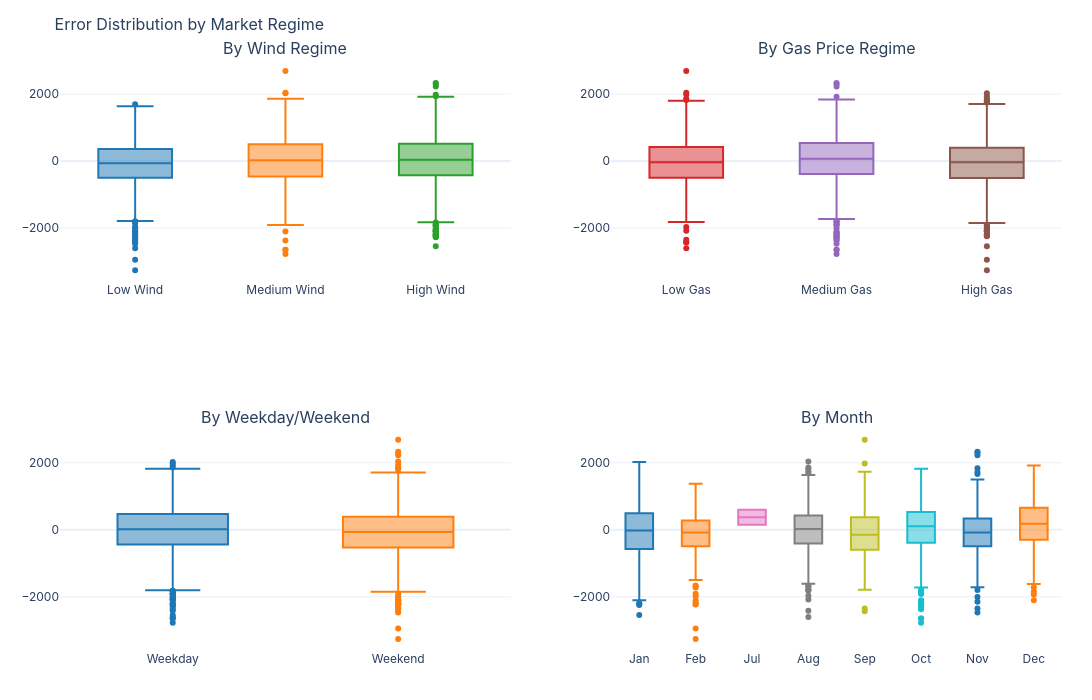

The notebook cell saved with this chart:
### Code cell
# Box plots of errors by regime
fig = make_subplots(rows=2, cols=2,
                    subplot_titles=['By Wind Regime', 'By Gas Price Regime',
                                   'By Weekday/Weekend', 'By Month'])

# Wind
for i, regime in enumerate(['Low Wind', 'Medium Wind', 'High Wind']):
    sub = df[df['wind_regime'] == regime]
    fig.add_trace(go.Box(y=sub['error'], name=regime, marker_color=PALETTE[i],
                         showlegend=False), row=1, col=1)

# Gas
for i, regime in enumerate(['Low Gas', 'Medium Gas', 'High Gas']):
    sub = df[df['gas_regime'] == regime]
    fig.add_trace(go.Box(y=sub['error'], name=regime, marker_color=PALETTE[i+3],
                         showlegend=False), row=1, col=2)

# Day type
for i, dt in enumerate(['Weekday', 'Weekend']):
    sub = df[df['day_type'] == dt]
    fig.add_trace(go.Box(y=sub['error'], name=dt, marker_color=PALETTE[i],
                         showlegend=False), row=2, col=1)

# Month
for m in sorted(df['month'].unique()):
    sub = df[df['month'] == m]
    fig.add_trace(go.Box(y=sub['error'], name=pd.Timestamp(2024, m, 1).strftime('%b'),
                         marker_color=PALETTE[(m-1) % len(PALETTE)],
                         showlegend=False), row=2, col=2)

apply_layout(fig, title='Error Distribution by Market Regime', height=700, width=1100)
fig.show()

### Figure 1 — Plotly figure (JSON) as saved in the notebook; plotly's stock layout.template omitted (floating-point values rounded to 4 significant figures; data arrays with more than 128 entries replaced by an {"elided": "..."} marker saying what was removed)
{"data": [{"marker": {"color": "#1f77b4"}, "name": "Low Wind", "showlegend": false, "type": "box", "xaxis": "x", "y": {"elided": "1689 float values"}, "yaxis": "y"}, {"marker": {"color": "#ff7f0e"}, "name": "Medium Wind", "showlegend": false, "type": "box", "xaxis": "x", "y": {"elided": "1688 float values"}, "yaxis": "y"}, {"marker": {"color": "#2ca02c"}, "name": "High Wind", "showlegend": false, "type": "box", "xaxis": "x", "y": {"elided": "1688 float values"}, "yaxis": "y"}, {"marker": {"color": "#d62728"}, "name": "Low Gas", "showlegend": false, "type": "box", "xaxis": "x2", "y": {"elided": "1704 float values"}, "yaxis": "y2"}, {"marker": {"color": "#9467bd"}, "name": "Medium Gas", "showlegend": false, "type": "box", "xaxis": "x2", "y": {"elided": "1681 float values"}, "yaxis": "y2"}, {"marker": {"color": "#8c564b"}, "name": "High Gas", "showlegend": false, "type": "box", "xaxis": "x2", "y": {"elided": "1680 float values"}, "yaxis": "y2"}, {"marker": {"color": "#1f77b4"}, "name": "Weekday", "showlegend": false, "type": "box", "xaxis": "x3", "y": {"elided": "3625 float values"}, "yaxis": "y3"}, {"marker": {"color": "#ff7f0e"}, "name": "Weekend", "showlegend": false, "type": "box", "xaxis": "x3", "y": {"elided": "1440 float values"}, "yaxis": "y3"}, {"marker": {"color": "#1f77b4"}, "name": "Jan", "showlegend": false, "type": "box", "xaxis": "x4", "y": {"elided": "744 float values"}, "yaxis": "y4"}, {"marker": {"color": "#ff7f0e"}, "name": "Feb", "showlegend": false, "type": "box", "xaxis": "x4", "y": {"elided": "647 float values"}, "yaxis": "y4"}, {"marker": {"color": "#e377c2"}, "name": "Jul", "showlegend": false, "type": "box", "xaxis": "x4", "y": [154.6, 597.1], "yaxis": "y4"}, {"marker": {"color": "#7f7f7f"}, "name": "Aug", "showlegend": false, "type": "box", "xaxis": "x4", "y": {"elided": "744 float values"}, "yaxis": "y4"}, {"marker": {"color": "#bcbd22"}, "name": "Sep", "showlegend": false, "type": "box", "xaxis": "x4", "y": {"elided": "720 float values"}, "yaxis": "y4"}, {"marker": {"color": "#17becf"}, "name": "Oct", "showlegend": false, "type": "box", "xaxis": "x4", "y": {"elided": "744 float values"}, "yaxis": "y4"}, {"marker": {"color": "#1f77b4"}, "name": "Nov", "showlegend": false, "type": "box", "xaxis": "x4", "y": {"elided": "720 float values"}, "yaxis": "y4"}, {"marker": {"color": "#ff7f0e"}, "name": "Dec", "showlegend": false, "type": "box", "xaxis": "x4", "y": {"elided": "744 float values"}, "yaxis": "y4"}], "layout": {"annotations": [{"font": {"size": 16}, "showarrow": false, "text": "By Wind Regime", "x": 0.225, "xanchor": "center", "xref": "paper", "y": 1, "yanchor": "bottom", "yref": "paper"}, {"font": {"size": 16}, "showarrow": false, "text": "By Gas Price Regime", "x": 0.775, "xanchor": "center", "xref": "paper", "y": 1, "yanchor": "bottom", "yref": "paper"}, {"font": {"size": 16}, "showarrow": false, "text": "By Weekday/Weekend", "x": 0.225, "xanchor": "center", "xref": "paper", "y": 0.375, "yanchor": "bottom", "yref": "paper"}, {"font": {"size": 16}, "showarrow": false, "text": "By Month", "x": 0.775, "xanchor": "center", "xref": "paper", "y": 0.375, "yanchor": "bottom", "yref": "paper"}], "font": {"family": "Inter, Arial, sans-serif", "size": 12}, "height": 700, "hovermode": "x unified", "legend": {"orientation": "h", "x": 1, "xanchor": "right", "y": 1.02, "yanchor": "bottom"}, "margin": {"b": 50, "l": 60, "r": 30, "t": 60}, "title": {"font": {"size": 16}, "text": "Error Distribution by Market Regime"}, "width": 1100, "xaxis": {"anchor": "y", "domain": [0, 0.45]}, "xaxis2": {"anchor": "y2", "domain": [0.55, 1]}, "xaxis3": {"anchor": "y3", "domain": [0, 0.45]}, "xaxis4": {"anchor": "y4", "domain": [0.55, 1]}, "yaxis": {"anchor": "x", "domain": [0.625, 1]}, "yaxis2": {"anchor": "x2", "domain": [0.625, 1]}, "yaxis3": {"anchor": "x3", "domain": [0, 0.375]}, "yaxis4": {"anchor": "x4", "domain": [0, 0.375]}}}
